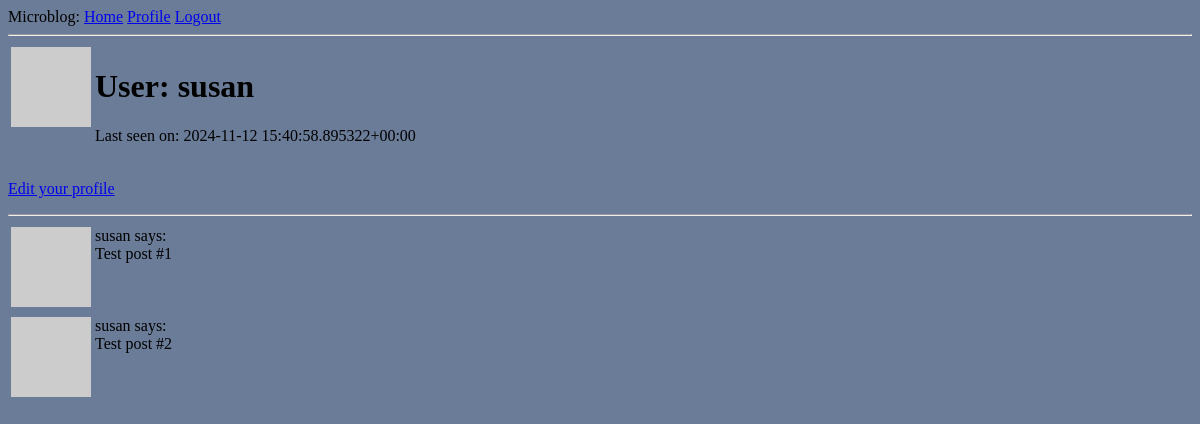
Before: /user/susan (signed in) with the older database file.
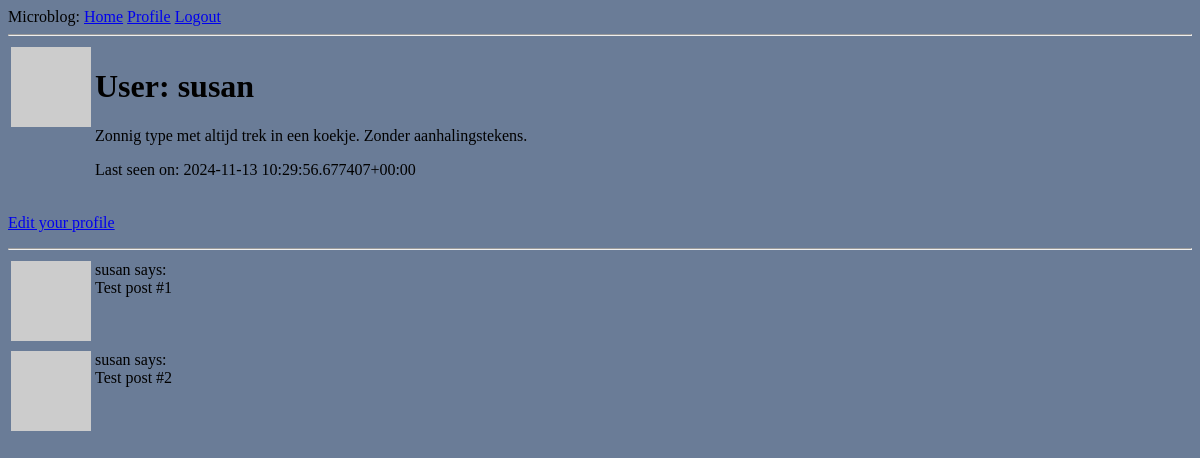
After: the same page with the newer database file.
### app/models.py (models this page shows, shortened)
class User(UserMixin, db.Model):
    id: so.Mapped[int] = so.mapped_column(primary_key=True)
    username: so.Mapped[str] = so.mapped_column(sa.String(64), index=True, unique=True)
    email: so.Mapped[str] = so.mapped_column(sa.String(120), index=True, unique=True)
    password_hash: so.Mapped[Optional[str]] = so.mapped_column(sa.String(256))
    posts: so.WriteOnlyMapped['Post'] = so.relationship(back_populates='author')
    about_me: so.Mapped[Optional[str]] = so.mapped_column(sa.String(140))
    last_seen: so.Mapped[Optional[str]] = so.mapped_column(default=lambda: datetime.now(timezone.utc))
    def avatar(self, size):
        digest = md5(self.email.lower().encode('utf-8')).hexdigest()
        return f'https://www.gravatar.com/avatar/{digest}?d=identicon&s={size}'

### app/routes.py (the view)
@app.route('/user/<username>')
@login_required
def user(username):
    user = db.first_or_404(sa.select(User).where(User.username == username))
    posts = [
        {'author': user, 'body': 'Test post #1'},
        {'author': user, 'body': 'Test post #2'}
    ]
    return render_template('user.html', user=user, posts=posts)

### app/models.py (called while the page is built)
@login.user_loader
def load_user(id):
    return db.session.get(User, int(id))

### app/routes.py (called while the page is built)
@app.before_request
def before_request():
    if current_user.is_authenticated:
        current_user.last_seen = datetime.now(timezone.utc)
        db.session.commit()

### app/templates/user.html
{% extends "base.html" %}
{% block content %}
    <table>
        <tr valign="top">
            <td><img src="{{ user.avatar(128) }}"></td>
            <td>
                <h1>User: {{ user.username }}</h1>
                {% if user.about_me %}<p>{{ user.about_me }}</p>{% endif %}
                {% if user.last_seen %}<p>Last seen on: {{ user.last_seen }}</p>{% endif %}
            </td>
        </tr>
    </table>
    {% if user == current_user %}
        <p><a href="{{url_for('edit_profile') }}">Edit your profile</a></p>
    {% endif %}
    <hr>
    {% for post in posts %}
        {% include '_post.html' %}
    {% endfor %}
{% endblock %}

### app/templates/base.html (shortened to what this page needs)
<!DOCTYPE html>
<html lang="en">
    <head>
    </head>
<body>
        <div>
            Microblog:
            <a href="{{ url_for('index') }}">Home</a>
            {% if current_user.is_anonymous %}
            <a href="{{ url_for('login') }}">Login</a>
            {% else %}
            <a href="{{ url_for('user', username=current_user.username) }}">Profile</a>
            <a href="{{ url_for('logout') }}">Logout</a>
            {% endif %}
        </div>
        <hr>
        {% block content %}{% endblock %}
</body>
</html>

### app/templates/_post.html
<table>
    <tr valign="top">
        <td><img src="{{ post.author.avatar(36) }}"></td>
        <td>{{ post.author.username }} says:<br>{{ post.body }}</td>
    </tr>
</table>

### app/templates/base.html (style rules this page uses)
body { background-color: #6a7c97; }

Changed rows visible on the page:
changed User "susan": about_me (not shown) → "Zonnig type met altijd trek in een koekje. Zonder aanhalingstekens."; last_seen "2024-11-12 15:40:58.895322+00:00" → "2024-11-13 10:29:56.677407+00:00"
